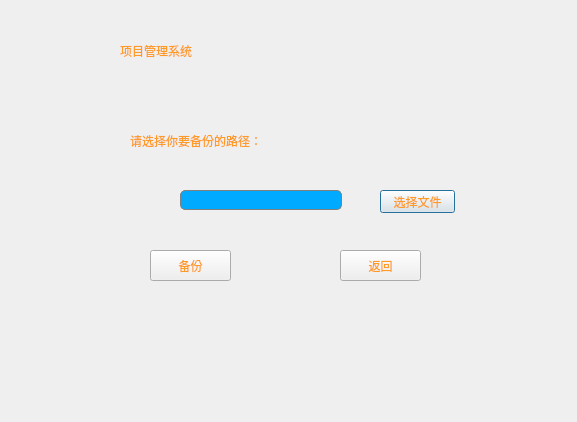
<?xml version="1.0" encoding="UTF-8"?>
<ui version="4.0">
 <class>DataBackup</class>
 <widget class="QDialog" name="DataBackup">
  <property name="geometry">
   <rect>
    <x>0</x>
    <y>0</y>
    <width>577</width>
    <height>422</height>
   </rect>
  </property>
  <property name="minimumSize">
   <size>
    <width>577</width>
    <height>422</height>
   </size>
  </property>
  <property name="maximumSize">
   <size>
    <width>577</width>
    <height>422</height>
   </size>
  </property>
  <property name="windowTitle">
   <string>Dialog</string>
  </property>
  <property name="styleSheet">
   <string notr="true">color: rgb(255, 154, 38);
background-image: url(:/resource/photo/Resource/2.jpg);</string>
  </property>
  <widget class="QLabel" name="label">
   <property name="geometry">
    <rect>
     <x>120</x>
     <y>30</y>
     <width>291</width>
     <height>41</height>
    </rect>
   </property>
   <property name="styleSheet">
    <string notr="true">font: 35pt &quot;新宋体&quot;;
</string>
   </property>
   <property name="text">
    <string>项目管理系统</string>
   </property>
  </widget>
  <widget class="QPushButton" name="pushButton_choosefile">
   <property name="geometry">
    <rect>
     <x>380</x>
     <y>190</y>
     <width>75</width>
     <height>23</height>
    </rect>
   </property>
   <property name="styleSheet">
    <string notr="true">font: 12pt &quot;仿宋&quot;;</string>
   </property>
   <property name="text">
    <string>选择文件</string>
   </property>
  </widget>
  <widget class="QLineEdit" name="lineEdit">
   <property name="geometry">
    <rect>
     <x>180</x>
     <y>190</y>
     <width>162</width>
     <height>20</height>
    </rect>
   </property>
   <property name="styleSheet">
    <string notr="true">border: 1px solid gray;border-radius:5px; 
padding: 0px 10px 0px 10px;
font: 12pt &quot;仿宋&quot;;
background:rgb(0, 170, 255);
selection-background-color: darkgray;
</string>
   </property>
  </widget>
  <widget class="QLabel" name="label_2">
   <property name="geometry">
    <rect>
     <x>130</x>
     <y>120</y>
     <width>176</width>
     <height>41</height>
    </rect>
   </property>
   <property name="styleSheet">
    <string notr="true">font: 12pt &quot;仿宋&quot;;</string>
   </property>
   <property name="text">
    <string>请选择你要备份的路径：</string>
   </property>
  </widget>
  <widget class="QPushButton" name="pushButton_backup">
   <property name="geometry">
    <rect>
     <x>150</x>
     <y>250</y>
     <width>81</width>
     <height>31</height>
    </rect>
   </property>
   <property name="styleSheet">
    <string notr="true">font: 12pt &quot;仿宋&quot;;</string>
   </property>
   <property name="text">
    <string>备份</string>
   </property>
  </widget>
  <widget class="QPushButton" name="pushButton_back">
   <property name="geometry">
    <rect>
     <x>340</x>
     <y>250</y>
     <width>81</width>
     <height>31</height>
    </rect>
   </property>
   <property name="styleSheet">
    <string notr="true">font: 12pt &quot;仿宋&quot;;</string>
   </property>
   <property name="text">
    <string>返回</string>
   </property>
  </widget>
  <zorder>lineEdit</zorder>
  <zorder>label_2</zorder>
  <zorder>pushButton_backup</zorder>
  <zorder>label</zorder>
  <zorder>pushButton_choosefile</zorder>
  <zorder>pushButton_back</zorder>
 </widget>
 <resources/>
 <connections/>
</ui>
